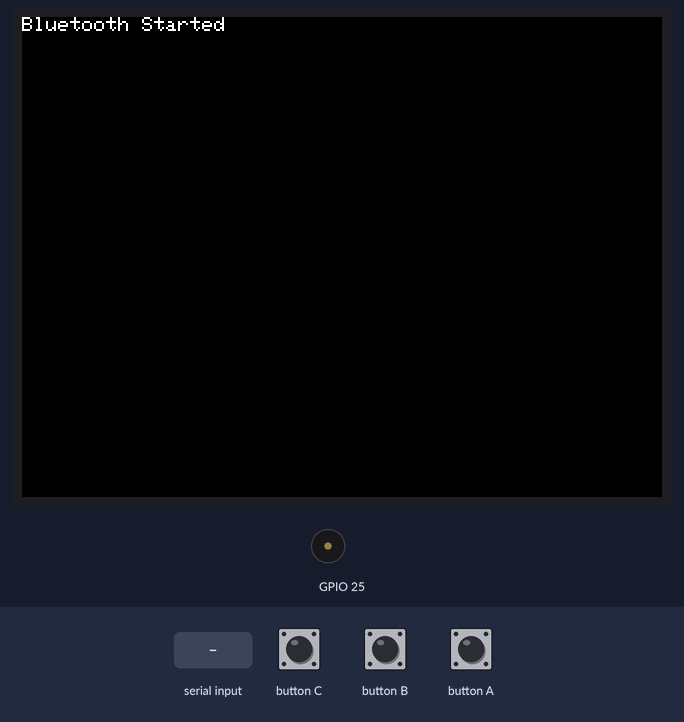
The program below on a simulated ESP32. Shown: 320×240 colour display, buzzer (waves = sounding). Inputs (shaded band) come from the test bench. Nothing arrives over Bluetooth unless stated.

Above: at 1.3 s.
1.4 s: "connected\n" received over the second serial link
At 1.9 s:
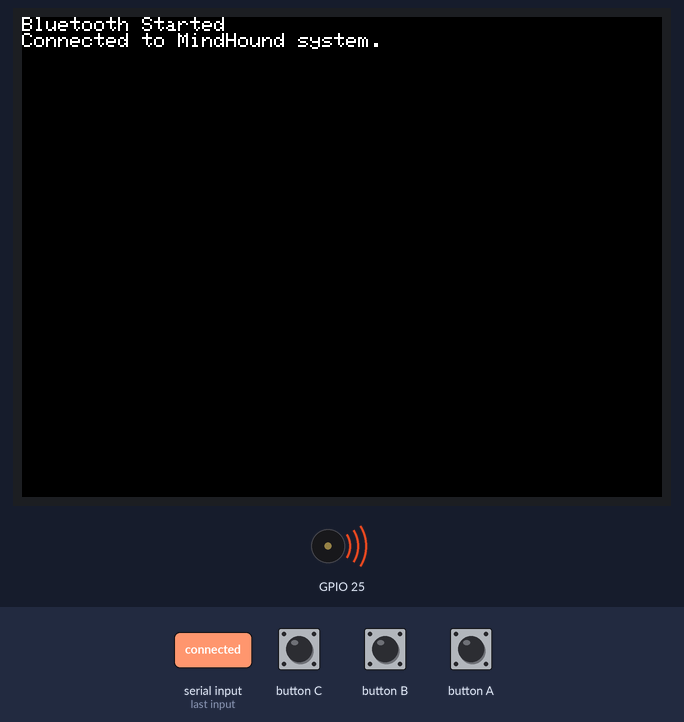
4.4 s: "response\n" received over the second serial link
At 5.3 s:
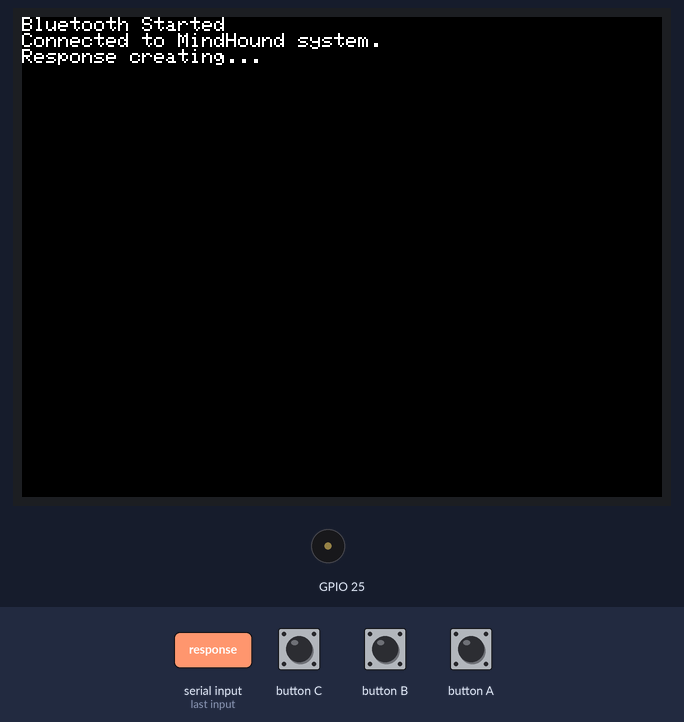
5.9 s: "finishResponse\n" received over the second serial link
At 6.8 s:
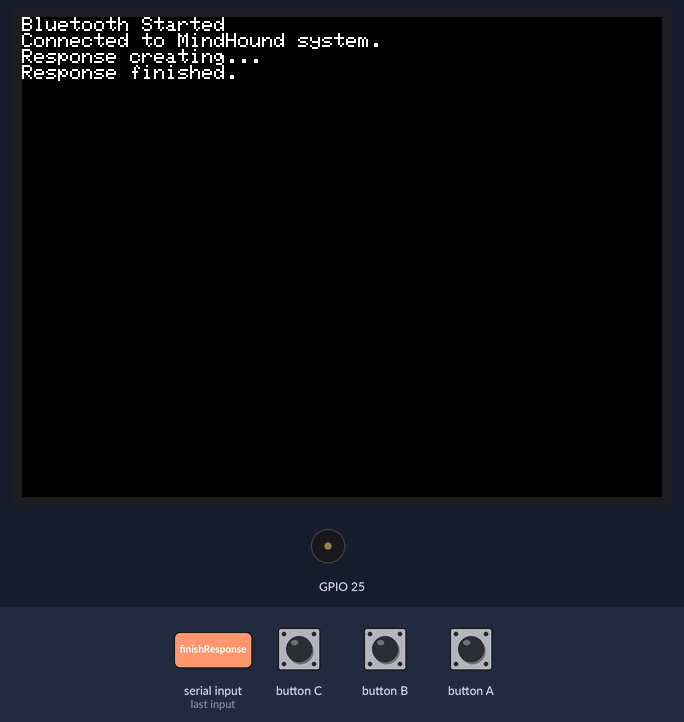
7.9 s: "Tuning\n" received over the second serial link
At 9.6 s:
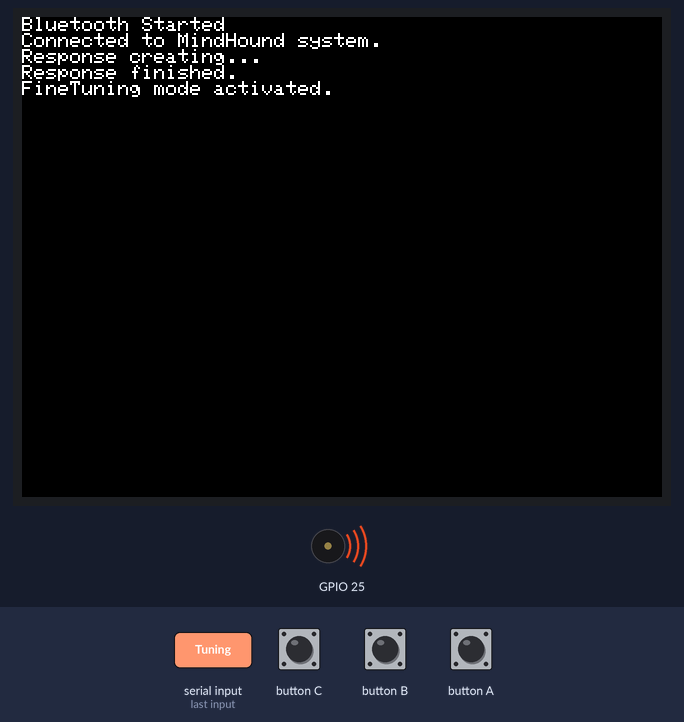
9.9 s: "TuningEnd\n" received over the second serial link
At 10.7 s:
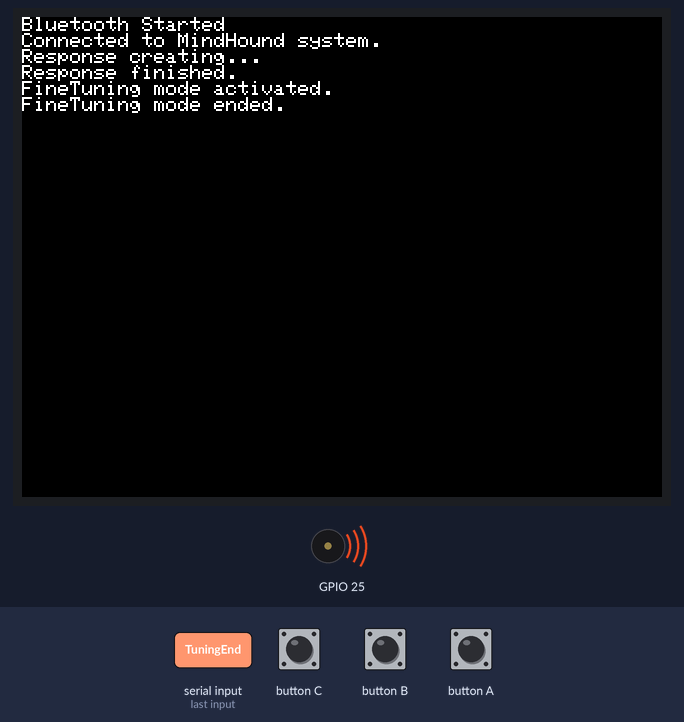
11.4 s: "connected\n" received over the second serial link
At 14.6 s:
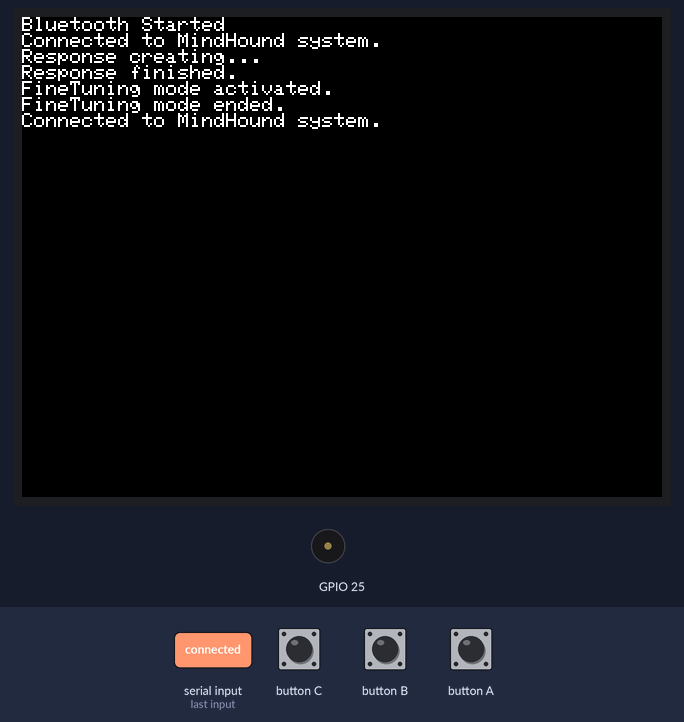
Timing chart, 0 to 15.4 s (numbered marks = the images above; inputs shaded):
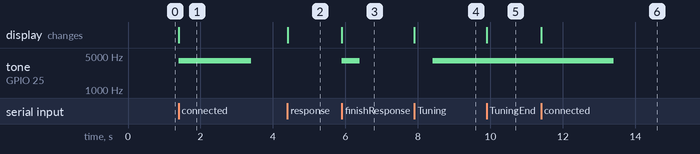

Measured:
- after the input at 1.4 s, tone on GPIO 25: silent → 4000 Hz at once, → silent 2.0 s later; the display: changes at once (image 1)
- after the input at 4.4 s, the display: changes at once (image 2)
- after the input at 5.9 s, tone on GPIO 25: silent → 4000 Hz at once, → silent 0.50 s later; the display: changes at once (image 3)
- after the input at 7.9 s, tone on GPIO 25: silent → 4000 Hz after 0.50 s; the display: changes at once (image 4)
- after the input at 9.9 s, the display: changes at once (image 5)
- after the input at 11.4 s, tone on GPIO 25: 4000 Hz → silent after 2.0 s; the display: changes at once (image 6)

The program:

main.cpp
```cpp
#include <M5Unified.h>
#include "BluetoothSerial.h"

BluetoothSerial SerialBT;

bool tuningMode = false;
unsigned long previousMillis = 0;
const long interval = 500;  // 500msごとにトグル

void setup() {
  auto cfg = M5.config();
  M5.begin(cfg);

  SerialBT.begin("MindHound_Nuigurumi");
  M5.Lcd.println("Bluetooth Started");
}

void loop() {
  M5.update();

  if (SerialBT.available()) {
    String input = SerialBT.readStringUntil('\n');
    input.trim();

    if (input == "connected") {
      M5.Lcd.println("Connected to MindHound system.");
      M5.Speaker.tone(4000, 2000);
    }
    else if (input == "response") {
      M5.Lcd.println("Response creating...");
      M5.Power.setLed(255);
    }
    else if (input == "finishResponse") {
      M5.Lcd.println("Response finished.");
      M5.Power.setLed(0);
      M5.Speaker.tone(4000, 500);
    }
    else if (input == "Tuning") {
      M5.Lcd.println("FineTuning mode activated.");
      tuningMode = true;
      previousMillis = millis();
    }
    else if (input == "TuningEnd") {
      M5.Lcd.println("FineTuning mode ended.");
      tuningMode = false;
      M5.Power.setLed(0);
      M5.Speaker.end();  // スピーカー停止
    }
    else if (input == "ping") {
      SerialBT.println("pong");
    }
  }

  if (tuningMode) {
    unsigned long currentMillis = millis();
    if (currentMillis - previousMillis >= interval) {
      previousMillis = currentMillis;

      static bool ledOn = false;
      if (ledOn) {
        M5.Power.setLed(0);
        M5.Speaker.end();  // 音停止
        ledOn = false;
      } else {
        M5.Power.setLed(255);
        M5.Speaker.tone(4000);  // 音再生（無限）
        ledOn = true;
      }
    }
  }
}
```
